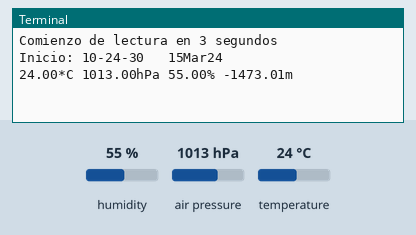
Recording of a program running on a simulated Raspberry Pi (BCM pin numbers). Parts: the last lines printed to the terminal. The inputs (shaded band) are chosen by the test bench; at power-on: humidity 55 %, air pressure 1013 hPa, temperature 24 °C. The clock reads 2024-03-15 10:24:30 at power-on unless the program sets it; files the program writes start out absent.

Above: at 4.2 s.
4.3 s: humidity set to 22 %
5.9 s: air pressure set to 952 hPa
At 7.0 s:
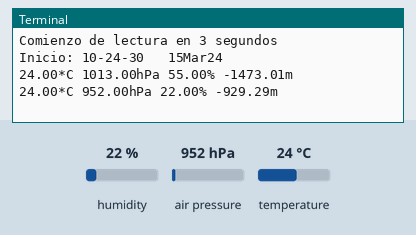
7.5 s: temperature set to 12 °C
At 9.6 s:
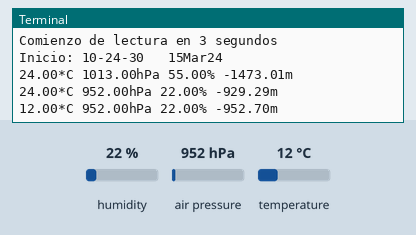
Timing chart, 0 to 11.1 s (numbered marks = the images above; inputs shaded):
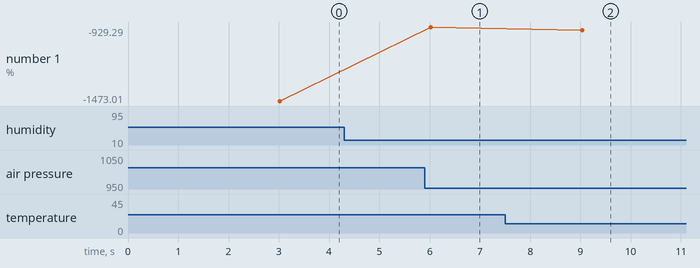

The program:

bme280_ver4.py
```python
import time #importa time por el comando sleep
try:
    from smbus2 import SMBus
except ImportError:
    from smbus import SMBus
from bme280 import BME280

# Inicializa el BME280
bus = SMBus(1)
bme280 = BME280(i2c_dev=bus)

#Altura geográfica
loc_a = 1509
date  = time.strftime('%d%b%y')
hour = time.strftime('%H-%M-%S')
# Descartando el primer valor
temperatura = bme280.get_temperature()
presion = bme280.get_pressure()
humedad = bme280.get_humidity()
altitud = bme280.get_altitude(qnh =1017.2)
a_loc = altitud - loc_a
print('Comienzo de lectura en 3 segundos')
print('Inicio:', hour, ' ', date )
time.sleep(3)


data_file = open('datos.txt','a')
data_file.write('Inicio:' + str(hour) + ' ' + str(date) + '\n')

while True:
    temperatura = bme280.get_temperature()
    presion = bme280.get_pressure()
    humedad = bme280.get_humidity()
    altitud = bme280.get_altitude(qnh =1017.2)
    a_loc = altitud - loc_a
    print('{:05.2f}*C {:05.2f}hPa {:05.2f}% {:05.2f}m'.format(temperatura, presion, humedad, a_loc))
    time.sleep(3)
    data_file = open('datos.txt','a')
    data_file.write(str(temperatura) + ',' + str (presion) + ',' + str(humedad) + ',' + str(a_loc) + '\n')
    data_file.close()
```

Measured:
- after the input at 5.9 s, the terminal: prints a new line after 0.12 s (image 1)
- after the input at 7.5 s, the terminal: prints a new line after 1.5 s (image 2)
- plotted number 1: -1473.01 → -929.29 after the input at 5.9 s, -929.29 → -952.7 after the input at 7.5 s
